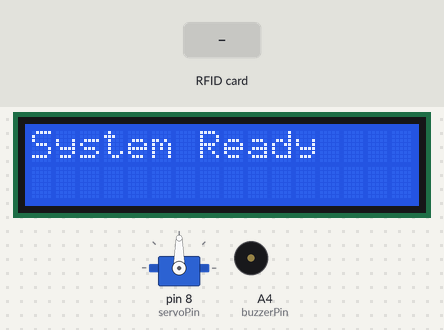
Simulated run of this sketch. Board: Arduino Uno, built with avr-gcc and run on an emulated ATmega328P. On the bench: 16×2 character LCD, servo, buzzer (waves = sounding, pin HIGH). The inputs (shaded band) are chosen by the test bench. Pins used as bus, display or sensor lines are not drawn.

Above: at 3.3 s.
3.4 s: RFID card 0A 23 B4 1F held to the reader
At 5.3 s:
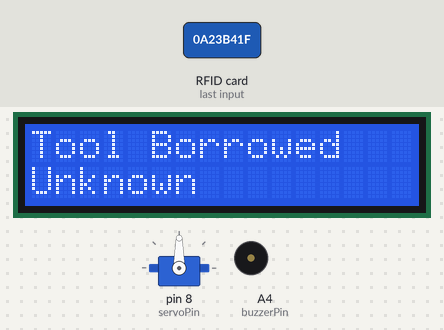
Timing chart, 0 to 6.8 s (numbered marks = the images above; inputs shaded):
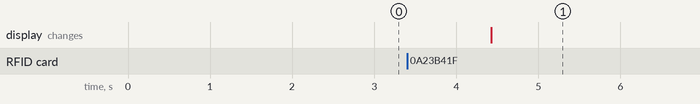

Measured:
- after the input at 3.4 s, the display: changes after 1.0 s (image 1)

The sketch:

tool.ino
```cpp
#include <MFRC522.h>
#include <Servo.h>
#include <LiquidCrystal.h>

// RFID setup
#define SS_PIN 10
#define RST_PIN 9
MFRC522 rfid(SS_PIN, RST_PIN);

// LCD setup
LiquidCrystal lcd(7, 6, 5, 4, 3, 2);

// Servo setup
Servo doorServo;
int servoPin = 8;

// Buzzer setup
int buzzerPin = A4;

// Ultrasonic setup for two tools
int trigPin1 = A0;
int echoPin1 = A1;
int trigPin2 = A2;
int echoPin2 = A3;

// Tool borrowed state
bool toolBorrowed = false;
unsigned long borrowStartTime;
String lastBorrower = "";

// RFID UID to Name mapping
String uid1 = "0A 23 B4 1F";
String uid2 = "1B 4C D3 7A";

void setup() {
  Serial.begin(9600);
  SPI.begin();
  rfid.PCD_Init();

  lcd.begin(16, 2);
  doorServo.attach(servoPin);
  pinMode(buzzerPin, OUTPUT);
  pinMode(trigPin1, OUTPUT);
  pinMode(echoPin1, INPUT);
  pinMode(trigPin2, OUTPUT);
  pinMode(echoPin2, INPUT);

  lcd.print("System Ready");
  delay(2000);
}

void loop() {
  if (rfid.PICC_IsNewCardPresent() && rfid.PICC_ReadCardSerial()) {
    String rfidID = getRFIDContent();
    String name = getPersonName(rfidID);

    if (toolBorrowed) {
      if (isToolReturned()) {
        toolBorrowed = false;
        lastBorrower = "";
        displayMessage("Tool Returned", name);
        closeDoor();
      } else {
        if (millis() - borrowStartTime > 10000) {
          activateBuzzer();
          displayMessage("Tool Not Returned", lastBorrower);
        }
      }
    } else {
      openDoor();
      borrowStartTime = millis();
      toolBorrowed = true;
      lastBorrower = name;
      displayMessage("Tool Borrowed", name);
    }
  }
}

String getRFIDContent() {
  String content = "";
  for (byte i = 0; i < rfid.uid.size; i++) {
    content += String(rfid.uid.uidByte[i] < 0x10 ? "0" : "");
    content += String(rfid.uid.uidByte[i], HEX);
  }
  content.toUpperCase();
  return content;
}

String getPersonName(String rfidID) {
  if (rfidID == uid1) {
    return "person 1";// owner of UID 1
  } else if (rfidID == uid2) {
    return "person 2";// owner of UID 2
  } else {
    return "Unknown";//if RFID doesn't match
  }
}

bool isToolReturned() {
  long duration1, distance1, duration2, distance2;

  digitalWrite(trigPin1, LOW);
  delayMicroseconds(2);
  digitalWrite(trigPin1, HIGH);
  delayMicroseconds(10);
  digitalWrite(trigPin1, LOW);
  duration1 = pulseIn(echoPin1, HIGH);
  distance1 = duration1 * 0.034 / 2;

  digitalWrite(trigPin2, LOW);
  delayMicroseconds(2);
  digitalWrite(trigPin2, HIGH);
  delayMicroseconds(10);
  digitalWrite(trigPin2, LOW);
  duration2 = pulseIn(echoPin2, HIGH);
  distance2 = duration2 * 0.034 / 2;

  return (distance1 < 10 && distance2 < 10);
}

void activateBuzzer() {
  digitalWrite(buzzerPin, HIGH);
  delay(1000);
  digitalWrite(buzzerPin, LOW);
}

void displayMessage(String status, String person) {
  lcd.clear();
  lcd.setCursor(0, 0);
  lcd.print(status);
  lcd.setCursor(0, 1);
  lcd.print(person);
}

void openDoor() {
  doorServo.write(90);
  delay(1000);
}

void closeDoor() {
  doorServo.write(0);
  delay(1000);
}
```
